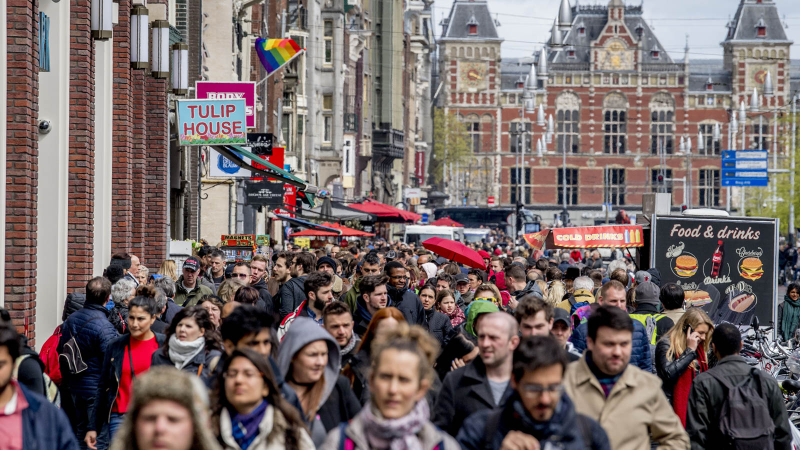
#> input picture original.jpg, 1600 x 900 px (shown at 1/2 size)
$ python Task234.py --img original.jpg --query query1.jpg
#> lines starting #> are read from the running program, lines starting #| are printed output that depends on the picture
import os
import sys
import cv2
import numpy as np
from matplotlib import pyplot as plt
import time
import argparse
start_time = time.time()


my_parser = argparse.ArgumentParser()
my_parser.add_argument('--img', action='store', type=str, required=True)
my_parser.add_argument('--query', action='store', type=str, required=True)

args = my_parser.parse_args()

img_path = args.img
temp_path = args.query

if not os.path.isfile(img_path):
    print('The path specified for the image does not exist')
    sys.exit()
if not os.path.isfile(temp_path):
    print('The path specified for the query does not exist')
    sys.exit()


img = cv2.imread(img_path, 0)
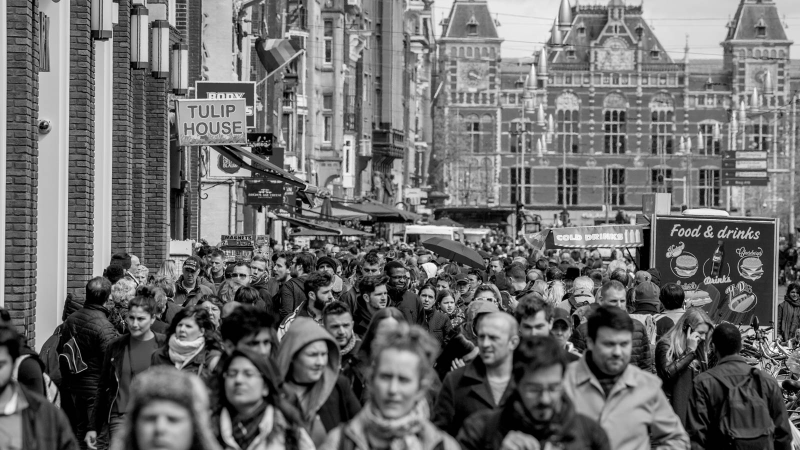
#> img: shape (900, 1600) (shown at 1/2 size); min 0, max 255, mean 109.5
color_img = cv2.cvtColor(cv2.imread(img_path), cv2.COLOR_BGR2RGB)
template = cv2.imread(temp_path,0)
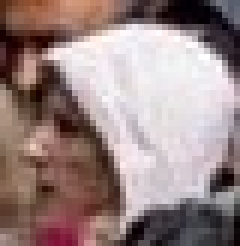
#> input picture query1.jpg, 40 x 41 px (shown 6 times larger)
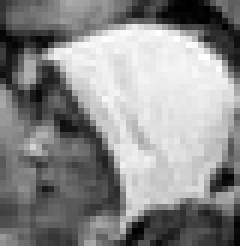
#> template: shape (41, 40) (shown 6 times larger); min 0, max 255, mean 138.6
w, h = template.shape[::-1]
#> w = 40; h = 41

res = cv2.matchTemplate(img, template, cv2.TM_CCOEFF_NORMED)
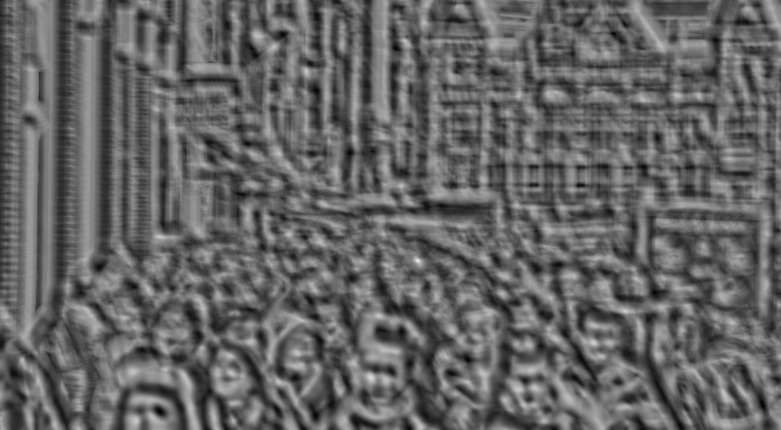
#> res: shape (860, 1561) float32 (shown at 1/2 size); min -0.641, max 0.998, mean 0.0064; drawn with min black and max white

threshold = 0.9
loc = np.where( res >= threshold)
#> loc = ([520, 521, 521, 521, 522], [835, 834, 835, 836, 835])
for pt in zip(*loc[::-1]):
    cv2.rectangle(color_img, pt, (pt[0] + w, pt[1] + h), (255,0,0), 2)
#> this loop made 5 passes
#> pt on passes 1 to 5: (835, 520), (834, 521), (835, 521), (836, 521), (835, 522)
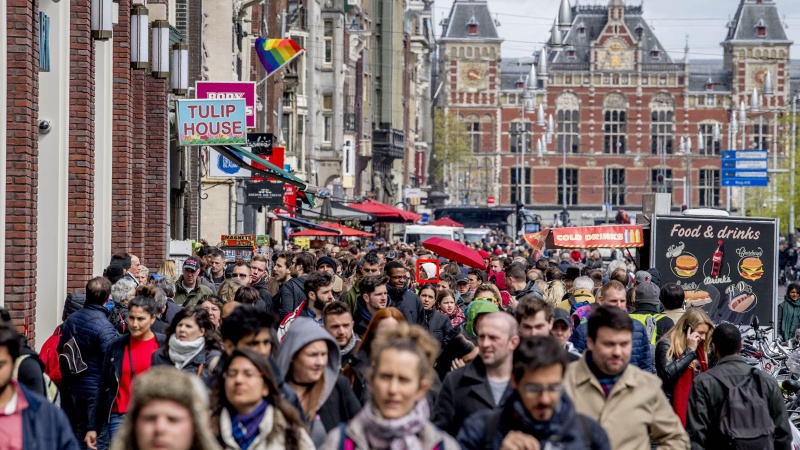
#> color_img: shape (900, 1600, 3) (shown at 1/2 size); mean R, G, B 119, 105.6, 105


if color_img.shape[1] > 1600 or color_img.shape[0]>900:
    color_img = cv2.resize(color_img, dsize=(1600, 900))

# [5 lines of commented-out code are left out]

print("--- %s ms ---" % (round((time.time() - start_time)*1000, 2)))

plt.imshow(color_img)
plt.xticks([])
plt.yticks([])
plt.show()
# cv2.imshow("Image", color_img)
# cv2.waitKey(0)
# cv2.destroyAllWindows()
